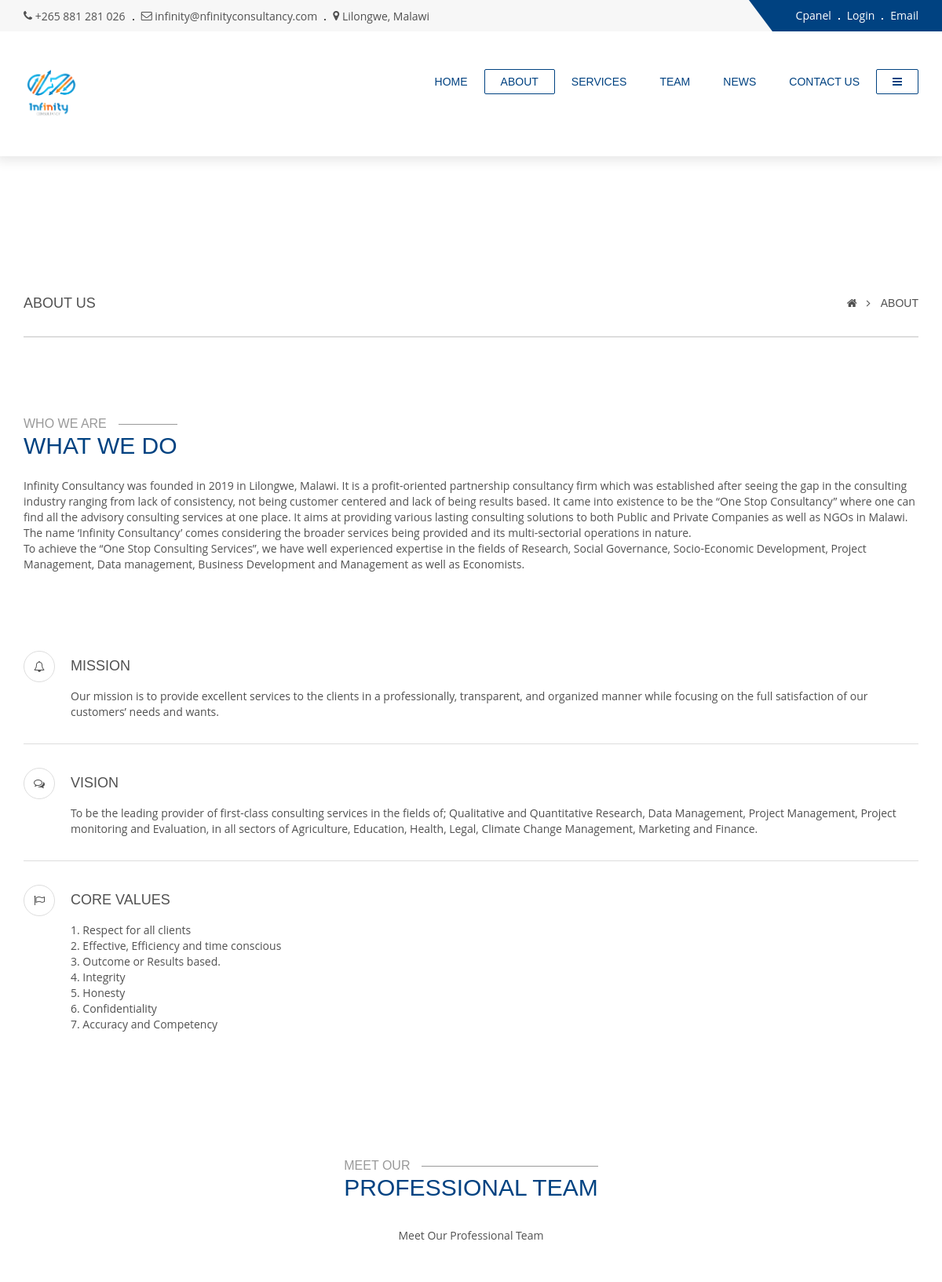
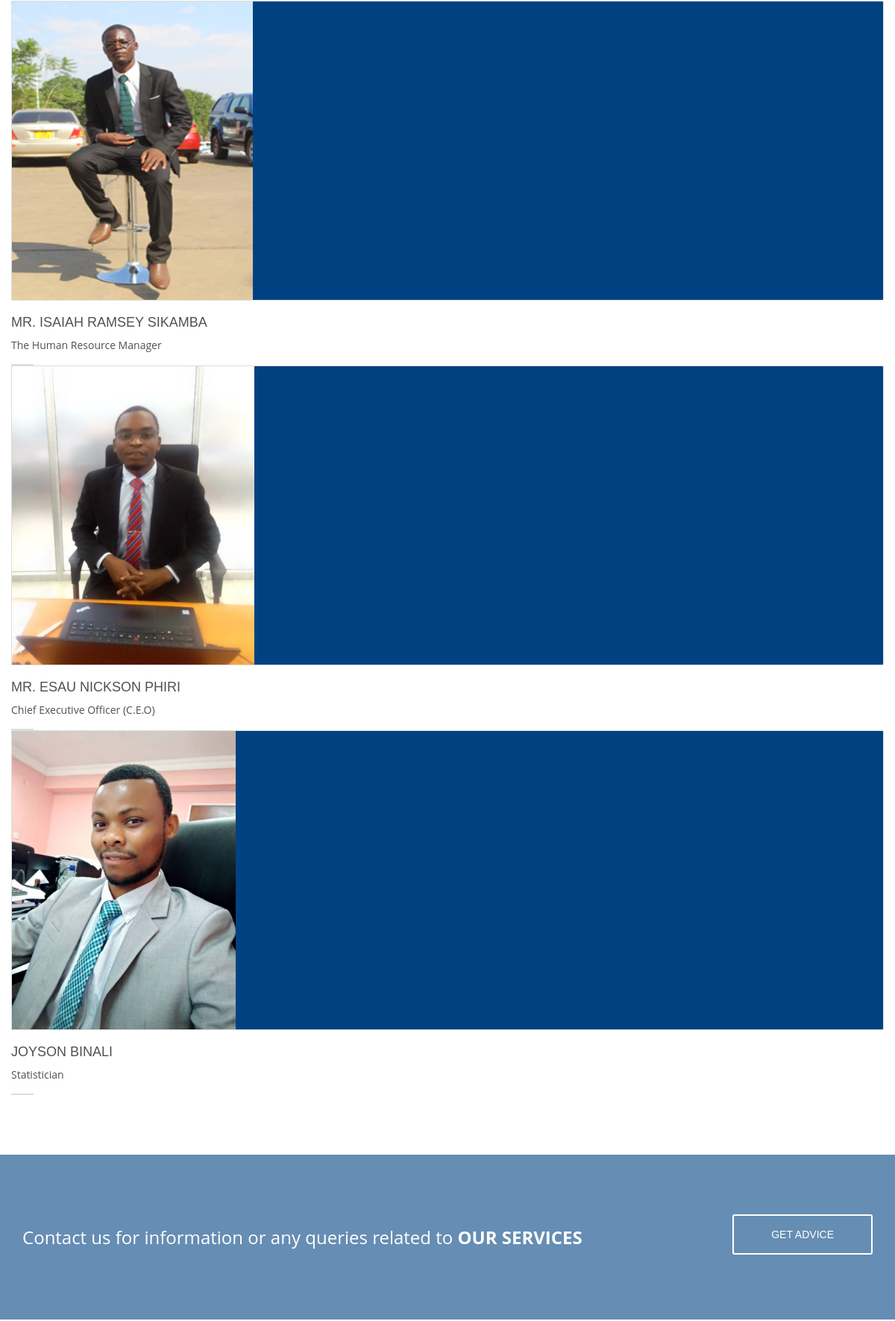
Screenshot of /index.php/aboutus (upper part) with the database file from the repository (2 pictures, top to bottom).
### tables this page shows
CREATE TABLE `company` (
  `shortname` varchar(200) NOT NULL,
  `fullname` text NOT NULL,
  `background` text NOT NULL,
  `mission` text NOT NULL,
  `vision` text NOT NULL,
  `core_values` text NOT NULL,
  `address` text NOT NULL,
  `cell` text NOT NULL,
  `email` text NOT NULL,
  `logo` text NOT NULL,
  `location` text NOT NULL,
  `facebook_link` text NOT NULL,
  `twitter_link` text NOT NULL
);

CREATE TABLE `team` (
  `id` int(11) NOT NULL,
  `fullname` text NOT NULL,
  `position` text NOT NULL,
  `email` text NOT NULL,
  `twitter_link` text NOT NULL,
  `facebook_link` text NOT NULL,
  `profession` varchar(100) NOT NULL,
  `picture` text NOT NULL,
  `status` tinyint(1) NOT NULL DEFAULT 1,
  `date` timestamp NOT NULL DEFAULT current_timestamp() ON UPDATE current_timestamp()
);

### application/controllers/Aboutus.php (called while the page is built, shortened)
<?php
class Aboutus extends CI_Controller {
    function __construct(){
        $this->load->helper('url');
        $this->load->model('home_model');
        $this->load->library('session');
        $this->load->model('data_model');
    }
    public function index()
    {
        $data['company_details']=($this->home_model->company_data()[0]);
        $data["clients"]=$this->data_model->readData("clients");
        $data["teams"]=$this->data_model->readData("team");
        $data["services"]=$this->data_model->readData("service");
        $data["location"]="about_us";
        $data["news"]=$this->data_model->readData("news");
        $this->load->view('pages/header',$data);
        $this->load->view('pages/aboutus');
        $this->load->view('pages/footer');
    }
}

### index.php (called while the page is built, shortened)
<?php
require_once BASEPATH.'core/CodeIgniter.php';

### application/models/Home_model.php (called while the page is built, shortened)
<?php
class Home_model extends CI_Model {
	private $table="company";
	public function company_data(){
		$this->db->select("*");
		$this->db->from($this->table);
		return $this->db->get()->result();
	}
}
?>

### application/models/Data_model.php (called while the page is built, shortened)
<?php
class Data_model extends CI_Model {
	public function readData($table_name){
		$this->db->select("*");
		$this->db->from($table_name);
		$this->db->order_by("date", "DESC");
		$this->db->where("status", true);
		return $this->db->get()->result();
	}
}
?>

### application/views/pages/aboutus.php (the view, shortened to what this page needs)
<div id="tg-innerbanner" class="tg-innerbanner tg-haslayout">
	<div class="tg-parallaximg" data-appear-top-offset="600" data-parallax="scroll" data-image-src="images/parallax/bgparallax-03.jpg"></div>
	<div class="container">
		<div class="row">
			<div class="col-sm-12">
				<div class="tg-innerbannercontent">
					<div class="tg-pagetitle">
						<h1>about us</h1>
					</div>
					<ol class="tg-breadcrumb">
						<li><a href="#"><i class="fa fa-home"></i></a></li>
						<li class="tg-active">About</li>
					</ol>
				</div>
			</div>
		</div>
	</div>
</div>
<main id="tg-main" class="tg-main tg-haslayout">
	<section class="tg-main-section tg-haslayout">
		<div class="container">
			<div class="row">
				<div class="tg-whatwedo">
					<div class="col-sm-12">
						<div class="tg-sectionhead">
							<div class="tg-sectiontitle">
								<h2>who we are</h2>
								<h3>what we do</h3>
							</div>
							<div class="tg-description">
								<p><?php echo $company_details->background ?></p>
							</div>
						</div>
						<ul>
							<li>
								<span class="tg-whatwedoicon">
									<i class="fa fa-bell-o"></i>
								</span>
								<div class="tg-whatwedocontent">
									<h4><a href="#">Mission</a></h4>
									<div class="tg-description">
										<p><?php echo $company_details->mission ?></p>
									</div>
								</div>
							</li>
							<li>
								<span class="tg-whatwedoicon">
									<i class="fa fa-comments-o"></i>
								</span>
								<div class="tg-whatwedocontent">
									<h4><a href="#">Vision</a></h4>
									<div class="tg-description">
										<p><?php echo $company_details->vision ?></p>
									</div>
								</div>
							</li>
							<li>
								<span class="tg-whatwedoicon">
									<i class="fa fa-flag-o"></i>
								</span>
								<div class="tg-whatwedocontent">
									<h4><a href="#">Core Values</a></h4>
									<div class="tg-description">
										<p><?php echo $company_details->core_values ?></p>
									</div>
								</div>
							</li>
						</ul>
					</div>
				</div>
			</div>
		</div>
	</section>
	<section class="tg-main-section tg-haslayout">
		<div class="container">
			<div class="row">
				<div class="col-lg-offset-2 col-lg-8 col-md-offset-1 col-md-10 col-sm-offset-0 col-sm-12 col-xs-12">
					<div class="tg-sectionhead">
						<div class="tg-sectiontitle">
							<h2>Meet our</h2>
							<h3>Professional Team</h3>
						</div>
						<div class="tg-description">
							<p>Meet Our Professional Team</p>
						</div>
					</div>
				</div>
				<div id="tg-teamslider" class="tg-teamslider tg-teammembers">
                          <?php  foreach ($teams as $team): ?>
					<div class="item tg-member">
						<figure>
							<img style="object-fit: cover; height: 400px;" src="<?php echo base_url()?>images/team/<?php echo $team->picture ?>" alt="image description">
							<figcaption>
							</figcaption>
						</figure>
						<div class="tg-memberinfo">
							<div class="tg-membername">
								<h4><a href="#"><?php  echo $team->fullname ?></a></h4>
							</div>
							<div class="tg-memberdesignation">
								<span><a href="#"><?php  echo $team->position  ?></a></span>
							</div>
						</div>
					</div>
                          <?php endforeach; ?>
				</div>
			</div>
		</div>
	</section>
	<section class="tg-main-section tg-haslayout tg-parallax-window" data-appear-top-offset="600" data-parallax="scroll" data-image-src="images/parallax/bgparallax-02.jpg">
		<div class="container">
			<div class="row">
				<div class="col-sm-12 col-xs-12">
					<div class="tg-getadvice">
						<a class="tg-btn" href="tel:<?php echo $company_details->cell ?>"><span>Get Advice</span></a>
						<p>Contact us for information or any queries related to <strong>our services</strong></p>
					</div>
				</div>
			</div>
		</div>
	</section>
</main>

### application/views/pages/header.php (shortened to what this page needs)
<!doctype html>
	<html class="no-js" lang="">
<head>
    <link rel="stylesheet" href="<?php  echo base_url() ?>css/bootstrap.min.css">
    <link rel="stylesheet" href="<?php  echo base_url() ?>css/normalize.css">
    <link rel="stylesheet" href="<?php  echo base_url() ?>css/font-awesome.min.css">
    <link rel="stylesheet" href="<?php  echo base_url() ?>css/icomoon.css">
    <link rel="stylesheet" href="<?php  echo base_url() ?>css/transitions.css">
    <link rel="stylesheet" href="<?php  echo base_url() ?>css/owl.carousel.css">
    <link rel="stylesheet" href="<?php  echo base_url() ?>css/prettyPhoto.css">
    <link rel="stylesheet" href="<?php  echo base_url() ?>css/owl.theme.css">
    <link rel="stylesheet" href="<?php  echo base_url() ?>css/main.css">
    <link rel="stylesheet" href="<?php  echo base_url() ?>css/color.css">
    <link rel="stylesheet" href="<?php  echo base_url() ?>css/responsive.css">
</head>
<body class="tg-home tg-homeversion">
<div id="tg-wrapper" class="tg-wrapper tg-haslayout">
    <header id="tg-header" class="tg-header tg-haslayout">
        <div class="tg-topbar tg-bglight tg-haslayout">
            <div class="container">
                <div class="row">
                    <div class="col-sm-12 col-xs-12">
                        <ul class="tg-topcontactinfo">
                            <li>
                                <i class="fa fa-phone"></i>
                                <span><a href="tel:<?php echo $company_details->cell ?>"><?php echo $company_details->cell ?></a></span>
                            </li>
                            <li>
                                <i class="fa fa-envelope-o"></i>
                                <span><a href="mailto:<?php echo $company_details->email ?>"><?php echo $company_details->email ?></a></span>
                            </li>
                            <li>
                                <i class="fa fa-map-marker"></i>
                                <address><?php echo $company_details->location ?></address>
                            </li>
                        </ul>
                        <nav class="tg-addnav tg-themecolor">
                            <ul>
                                <li><a target="_blank" href="https://infinityconsultancy.co:2083/">Cpanel</a></li>
                                <li><a target="_blank" href="<?php echo base_url() ?>login">Login</a></li>
                                <li><a target="_blank" href="https://infinityconsultancy.co:2096/">Email</a></li>
                            </ul>
                        </nav>
                    </div>
                </div>
            </div>
        </div>
        <div class="tg-navigationarea">
            <div class="container">
                <div class="row">
                    <div class="col-xs-12">
                        <strong class="tg-logo">
                            <a href="<?php echo base_url() ?>"><img style="object-fit: cover; height: 70px;" src="images/<?php echo $company_details->logo  ?>" alt="<?php echo $company_details->shortname ?>"></a>
                        </strong>
                        <nav id="tg-nav" class="tg-nav">
                            <div id="tg-navigation" class="collapse navbar-collapse tg-navigation">
                                <ul>
                                    <li class="<?php if($location=="home"){ echo "tg-active";} ?> tg-hasdropdown">
                                        <a href="<?php  echo base_url() ?>">Home</a>
                                    </li>
                                    <li class="<?php if($location=="about_us"){ echo "tg-active";} ?> menu-item-has-mega-menu">
                                        <a href="<?php echo base_url()?>aboutus">About</a>
                                    </li>
                                    <li class="<?php if($location=="services"){ echo "tg-active";} ?> menu-item-has-mega-menu">
                                        <a href="<?php echo base_url()?>services">Services</a>
                                    </li>
                                    <li class="<?php if($location=="team"){ echo "tg-active";} ?> menu-item-has-mega-menu">
                                        <a href="<?php echo base_url()?>team">team</a>
                                    </li>
                                    <li class="<?php if($location=="news"){ echo "tg-active";} ?> menu-item-has-mega-menu">
                                        <a href="<?php echo base_url()?>news">news</a>
                                    </li>
                                    <li class="<?php if($location=="contactus"){ echo "tg-active";} ?> menu-item-has-mega-menu">
                                        <a href="<?php echo base_url()?>contactus">Contact Us</a>
                                    </li>
                                    <li class="<?php if($location=="about_us"){ echo "tg-active";} ?> menu-item-has-mega-menu">
                                        <a href="<?php echo base_url()?>contactus"><i class="fa fa-navicon"></i><i>Contact Us</i></a>
                                    </li>
                                </ul>
                            </div>
                        </nav>
                    </div>
                </div>
            </div>
        </div>
    </header>

### css/transitions.css (style rules this page uses)
*:after, *:before, p a, a, .tg-btn, .tg-btn span, .tg-header, .tg-navigationarea, .tg-logo, .tg-nav, .tg-navigation ul li, .tg-hasdropdown ul, .mega-menu, .tg-homeslider .owl-controls .owl-buttons div, .tg-service, .tg-seviceicon, .owl-theme .owl-controls .owl-page span, .tg-skill h4, .tg-skill h5, .tg-skillbar, .tg-skillholder, .tg-member figure img, .tg-member figure a img, .tg-member figure figcaption, .tg-socialprofilelinks li a, .tg-themetabnav ul li a, .tg-project figure img, .tg-project figure figcaption, .tg-testimonial, .tg-clientinfo, .tg-brand, .tg-widget.tg-widgetflicker ul li, .tg-whatwedoicon, .tg-images figure .tg-box img, .tg-images figcaption, .tg-btndownload, .tg-brochure, .tg-event figure a img, .tg-event figure figcaption, .tg-news figure img, .tg-news figure figcaption, .tg-newsmetadata li a, .tg-newstitle h2 a, .tg-btnview, .tg-getdirection, .tg-panel h4, .tg-dropdownsearch { -webkit-transition: all 300ms ease-in-out; -moz-transition: all 300ms ease-in-out; -ms-transition: all 300ms ease-in-out; -o-transition: all 300ms ease-in-out; transition: all 300ms ease-in-out; }

### css/color.css (style rules this page uses)
a, p a, p a:hover, a:hover, a:focus, a:active, .tg-stars span:after, .tg-btn, .tg-topcontactinfo li span a:hover, .tg-navigation > ul > li > a, .tg-hasdropdown > ul > li > a:hover, .tg-hasdropdown > ul > li:hover > a, .mega-menu-col ul li:last-child a, .mega-menu-col ul li a:hover, .mega-menu-col:last-child > a, .tg-homeslider figure figcaption h1, .tg-homeslider figure figcaption h2, .tg-sectiontitle h3, .tg-service:hover .tg-seviceicon i, .tg-service:hover .tg-heading h4 a, .tg-skill.tg-active h4, .tg-skill.tg-active h5, .tg-skill:hover h4, .tg-skill:hover h5, .tg-member:hover .tg-membername h4 a, .tg-socialprofilelinks li a:hover i, .tg-themetabnav ul li.active a, .tg-themetabnav ul li a:hover, .tg-testimonial:hover:before, .tg-testimonial:hover .tg-namecountery h4 a, .tg-namecountery h4:hover a, .tg-formtitle, .tg-socialicons li a:hover i, .tg-footerwidgets .tg-widgetrecentnews ul li time a, .tg-servicehours > span, .tg-breadcrumb li.tg-active a, .tg-breadcrumb li a:hover, .tg-whatwedo ul li:hover h4 a, .tg-navfilterbale li a.tg-active, .tg-navfilterbale li a:hover, .tg-postmetadata li a:hover, .tg-widget ul li a:hover, .tg-newsmetadata li a:hover, .tg-news:hover .tg-newstitle h2 a, blockquote:before, blockquote:after, .tg-memberinfo span a:hover, .tg-404content span { color: #004281; }
.tg-btn:after, .tg-themecolor, .tg-addnav:before, .tg-hasdropdown ul li a:before, .mega-menu-col:last-child > a:after, .tg-homeslider .owl-controls .owl-buttons div:hover, .tg-service:hover .tg-heading:before, .tg-videosection, .tg-skill:hover .tg-skillbar, .tg-skill.tg-active .tg-skillbar, .tg-member figure, .tg-member:hover .tg-memberinfo:before, .tg-project figure, .tg-parallax-window:after, .tg-footermiddlearea, .tg-btnnav, .tg-servicestyletwo .tg-service:hover .tg-seviceicon, .tg-whatwedo ul li:hover .tg-whatwedoicon, .tg-images figure .tg-box, .tg-btndownload, .tg-event figure, .tg-news figure, .tg-news:hover .tg-borderstyle:before, .tg-event:hover .tg-borderstyle:before, .tg-tags a:hover, .tg-authorinfo .tg-socialicons li a:hover, .tg-addressbox:hover .tg-addresscontent:before, .tg-countdown .clock-item .text .type-time, .tg-navtab li.active a, .tg-navtab li a:hover, .tg-boxedversion .tg-btnnav .icon-bar, .tg-boxedversion .tg-btnnav .icon-bar { background:rgba(0,66,129,1.00); }
.tg-btn, .tg-addnav:after, .tg-navigation > ul > li.tg-active > a, .tg-navigation > ul > li > a:hover, .tg-homeslider .owl-controls .owl-buttons div:hover, .owl-theme .owl-controls .owl-page.active span, .owl-theme .owl-controls .owl-page span:hover, .tg-skill.tg-active .tg-skillholder, .tg-skill:hover .tg-skillholder, body.tg-fixednav .tg-navigationarea, .tg-themetabnav ul li.active a, .tg-themetabnav ul li a:hover, .tg-getadvice .tg-btn:hover, .tg-servicestyletwo .tg-service:hover .tg-seviceicon, .tg-whatwedo ul li:hover .tg-whatwedoicon, .tg-navfilterbale li a.tg-active, .tg-navfilterbale li a:hover, .tg-postbuttons .tg-btn:hover, .tg-tags a:hover, .tg-authorinfo .tg-socialicons li a:hover, .tg-navtab li.active, .tg-navtab li:hover { border-color: #004281; }

### rows the page displays
company: cell "+265 881 281 026", email "infinity@nfinityconsultancy.com", location "Lilongwe, Malawi", logo (picture), background "Infinity Consultancy was founded in 2019 in Lilongwe, Malawi. It is a profit-oriented partnership consultancy firm which was established after seeing the gap in the consulting industry ranging from lack of consistency, not being customer centered and lack of being results based. It came into existence to be the “One Stop Consultancy” where one can find all the advisory consulting services at one place. It aims at providing various lasting consulting solutions to both Public and Private Companies as well as NGOs in Malawi. The name ‘Infinity Consultancy’ comes considering the broader services being provided and its multi-sectorial operations in nature. To achieve the “One Stop Consulting…", mission "Our mission is to provide excellent services to the clients in a professionally, transparent, and organized manner while focusing on the full satisfaction of our customers’ needs and wants.", vision "To be the leading provider of first-class consulting services in the fields of; Qualitative and Quantitative Research, Data Management, Project Management, Project monitoring and Evaluation, in all sectors of Agriculture, Education, Health, Legal, Climate Change Management, Marketing and Finance.", core_values "1. Respect for all clients 2. Effective, Efficiency and time conscious 3. Outcome or Results based. 4. Integrity 5. Honesty 6. Confidentiality 7. Accuracy and Competency"
team: picture (picture), fullname "MR. ISAIAH RAMSEY SIKAMBA", position "The Human Resource Manager"
team: picture (picture), fullname "MR. ESAU NICKSON PHIRI", position "Chief Executive Officer (C.E.O)"
team: picture (picture), fullname "JOYSON BINALI", position "Statistician"
